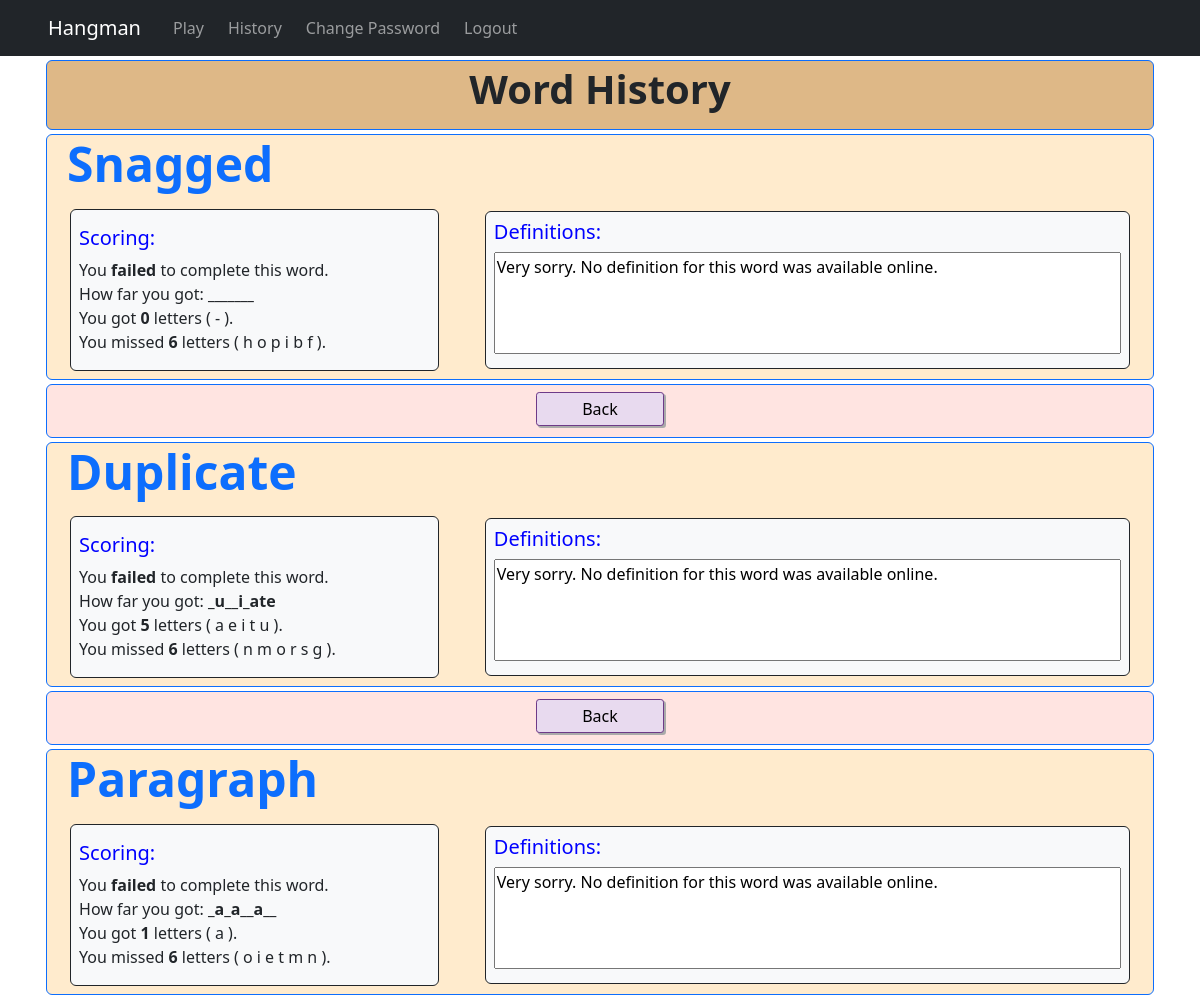
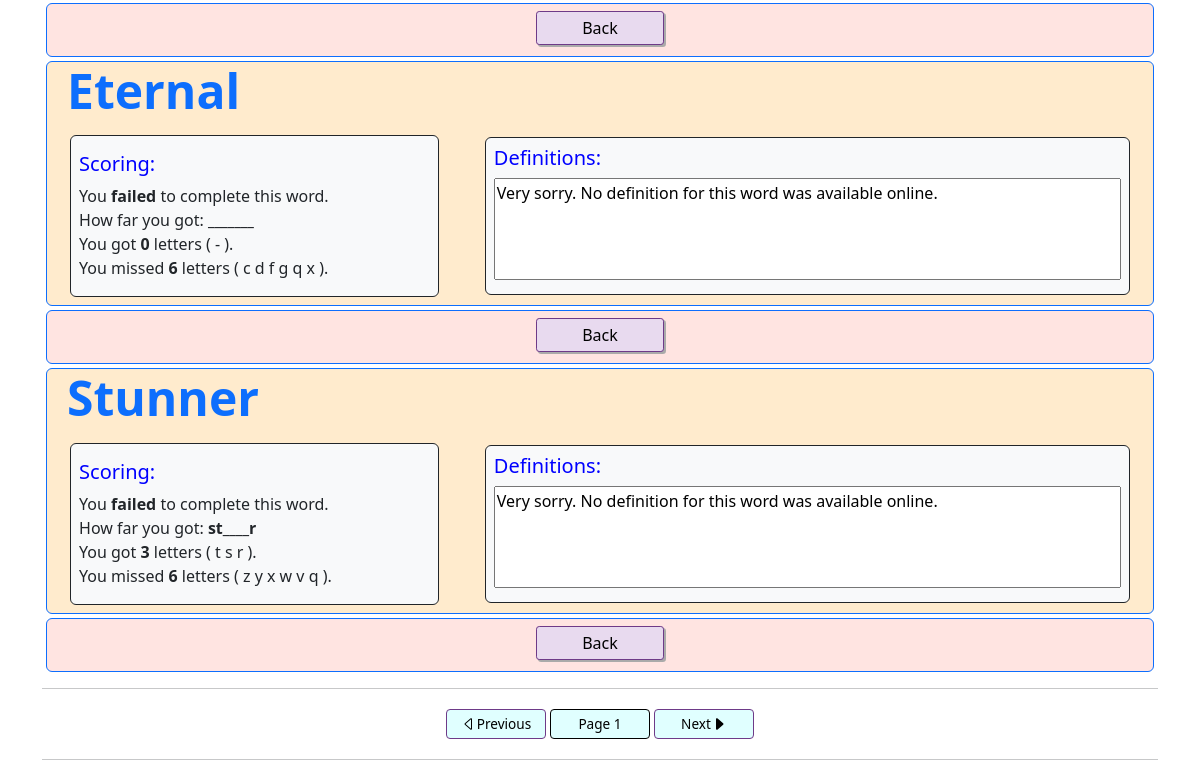
Page /history?page=1 (signed in) on the committed database (2 pictures, top to bottom).
### hangmanapp/models.py (models this page shows, shortened)
class UserWordHistory(models.Model):
    user = models.ForeignKey(User, on_delete = models.CASCADE)
    word = models.CharField(max_length = 60, blank = True, null = True)
    player_word = models.CharField(max_length = 60, blank = True, null = True)
    hits = models.PositiveIntegerField(default = 0)
    misses = models.PositiveIntegerField(default = 0)
    used_letters = models.CharField(max_length = 30, blank = True, null = True)
    complete = models.BooleanField(default = False)
    won = models.BooleanField(default = False)
    """
    Superceded. This was the initial idea, but I have decided that there is
    nothing wrong with repeating words, only not too frequently.
    An implementation of the improved mechanism is in functions.py.
    class Meta:
        unique_together = ["user", "word"]
    """

### hangmanapp/views.py (the view)
# urls.py: path("history", views.history_view, name = "history"),
@login_required
def history_view(request):
    if request.method == "GET":
        user_history = UserWordHistory.objects.filter(user = request.user).exclude(complete = False).order_by("-id")
        paginate = Paginator(user_history, 5)
        page = request.GET.get("page")
        try:
            user_word_list = paginate.get_page(page)
        except PageNotAnInteger:
            user_word_list = paginate.get_page(1)
        paginator_data = {
            "has_next": user_word_list.has_next(),
            "has_previous": user_word_list.has_previous(),
            "next_page_number": user_word_list.next_page_number() if user_word_list.has_next() else None,
            "previous_page_number": user_word_list.previous_page_number() if user_word_list.has_previous() else None,
            "current_page_number": page
        }
        historic_data = list()
        for record in user_word_list:
            score = round((record.hits / (record.hits + record.misses)) * 100) if record.won else 0
            word_struct_dict = {
                "id": record.id,
                "word": record.word,
                "p_word": record.player_word,
                "hit_num": record.hits,
                "miss_num": record.misses,
                "won": record.won,
                "win_chars": [c for c in list(record.used_letters) if c in record.player_word],
                "miss_chars": [c for c in list(record.used_letters) if c not in record.player_word],
                "win_score": f"{score}%"
            }
            historic_data.append(word_struct_dict)
        context = {"historic_data": historic_data, "page_data": paginator_data}
        return render(request, "hangmanapp/history.html", context = context)
    else:
        return HttpResponse("ERROR: POST requested in User History.")

### hangmanapp/templates/hangmanapp/history.html (shortened to what this page needs)
{% extends "hangmanapp/layout.html" %}
{% block head %}
    {% load static %}
    <link rel="stylesheet" href="{% static 'hangmanapp/gamestyles.css' %}">
{% endblock %}
{% block body %}
    <div class="container-md justify-content-center">
        {% if historic_data %}
            <div class="row m-1 border border-primary rounded justify-content-around" style="background-color: burlywood;">
                <div class="col text-center px-3 pb-1 m-1">
                    <h3 class="text-dark display-6 fw-bold">Word History</h3>
                </div>
            </div>
            {% for record in historic_data %}
                <div class="row m-1 border border-primary rounded justify-content-around" style="background-color: blanchedalmond;">
                    <div class="col-12">
                        <div name="recordFrame" class="row d-flex justify-content-around align-items-center">
                            <div class="col-12">
                                <h1 class="text-primary display-5 fw-bold ms-2">{{ record.word.capitalize }}</h1>
                            </div>
                            <div class="col-11 col-lg-4 border border-dark bg-light rounded m-2 px-2 py-3">
                                <h5 style="color: blue;">Scoring:</h5>
                                {% if record.won == True %}
                                    You <b>completed</b> this word.<br>Your word score: <b>{{ record.win_score }}</b><br>
                                {% else %}
                                    You <b>failed</b> to complete this word. <br>How far you got: <strong>{{ record.p_word }}</strong><br>
                                {% endif %}
                                You got <strong>{{ record.hit_num }}</strong> letters (
                                    {% for c in record.win_chars %}
                                        {{ c }}
                                    {% empty %}
                                        -
                                    {% endfor %}
                                ).<br>
                                You missed <strong>{{ record.miss_num }}</strong> letters (
                                    {% for c in record.miss_chars %}
                                        {{ c }}
                                    {% empty %}
                                        -
                                    {% endfor %}
                                ).
                            </div>
                            <div name="definitionFrame" class="col-11 col-lg-7 border border-dark bg-light rounded m-2 p-2">
                                <h5 style="color: blue;">Definitions:</h5>
                                <textarea class="defTextArea" style="width: 100%; resize: none;" rows="4" readonly></textarea>
                            </div>
                        </div>
                    </div>
                </div>
                <div class="row m-1 border border-primary rounded justify-content-around" style="background-color: MistyRose;">
                    <div class="col text-center px-3 pb-1 m-1">
                        <a href="{% url 'home' %}"><input class="formBtn mx-1" type="button" value="Back"></a>
                    </div>
                </div>
            {% endfor %}
        {% endif %}
        <hr>
        <div class="d-flex justify-content-center p-1">
            {% if page_data %}
                {% if page_data.has_previous %}
                    <a style="text-decoration: none;" href="?page={{ page_data.previous_page_number }}"><button type="button" class="pageBtn btn btn-sm"><img src="{% static 'hangmanapp/caret-left-fill.svg' %}" alt="O">Previous</button></a>
                {% else %}
                    <button type="button" class="pageBtn btn btn-sm"><img src="{% static 'hangmanapp/caret-left.svg' %}" alt="O">Previous</button>
                {% endif %}
                <button type="button" class="pageBtn btn btn-sm" disabled>Page {{ page_data.current_page_number }}</button>
                {% if page_data.has_next %}
                    <a style="text-decoration: none;" href="?page={{ page_data.next_page_number }}"><button type="button" class="pageBtn btn btn-sm">Next<img src="{% static 'hangmanapp/caret-right-fill.svg' %}" alt="O"></button></a>
                {% else %}
                    <button type="button" class="pageBtn btn btn-sm">Next<img src="{% static 'hangmanapp/caret-right.svg' %}" alt="O"></button>
                {% endif %}
            {% endif %}
        </div>
        <hr>
    </div>
{% endblock %}

### hangmanapp/static/hangmanapp/gamestyles.css (style rules this page uses)
input.formBtn { background-color: #e8daef; padding-left: 1rem; padding-right: 1rem; padding-top: 0.25rem; padding-bottom: 0.25rem; border: 1px solid #6e3a88; border-radius: 0.2rem; box-shadow: 2px 2px #aaa; color: black; min-width: 8rem; margin-top: 3px; margin-bottom: 3px; }
button.pageBtn { display: flex; color: black; align-items: center; justify-content: center; background-color: #e0ffff; border: #2e86c1; border: 1px solid #6e3a88; margin-left: 2px; margin-right: 2px; min-width: 100px; font-size: 0.85rem; }
button.pageBtn:disabled { background-color: #e0ffff; opacity: 1; color: black; }

### rows in the picture
UserWordHistory: word "Snagged", p_word "_______", hit_num "0", miss_num "6", miss_chars "h" "o" "p" "i" "b" "f"
UserWordHistory: word "Duplicate", p_word "_u__i_ate", hit_num "5", win_chars "a" "e" "i" "t" "u", miss_num "6", miss_chars "n" "m" "o" "r" "s" "g"
UserWordHistory: word "Paragraph", p_word "_a_a__a__", hit_num "1", win_chars "a", miss_num "6", miss_chars "o" "i" "e" "t" "m" "n"
UserWordHistory: word "Eternal", p_word "_______", hit_num "0", miss_num "6", miss_chars "c" "d" "f" "g" "q" "x"
UserWordHistory: word "Stunner", p_word "st____r", hit_num "3", win_chars "t" "s" "r", miss_num "6", miss_chars "z" "y" "x" "w" "v" "q"

### other values in the picture
{{ page_data.current_page_number }} "1"
